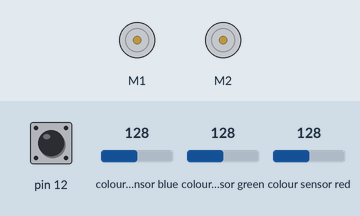
Simulated run of this sketch. Board: Arduino Mega 2560, built with avr-gcc and run on an emulated ATmega2560. Parts: 2 × DC motor (green arrow = forward, orange = backward, longer = faster). Inputs (shaded band) come from the test bench; at power-on: pin 12 HIGH, colour sensor blue 128, colour sensor green 128, colour sensor red 128.

Above: at 0.8 s.
0.9 s: pin 12 pulled LOW for 0.15 s
At 2.1 s:
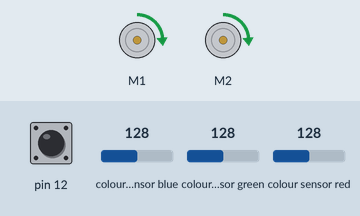
4.0 s: pin 12 pulled LOW for 1 s
At 5.7 s:
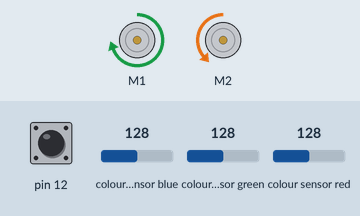
6.6 s: colour sensor blue set to 5
At 7.8 s:
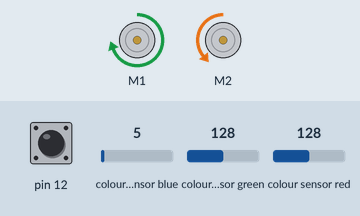
Timing chart, 0 to 9.6 s (numbered marks = the images above; inputs shaded):
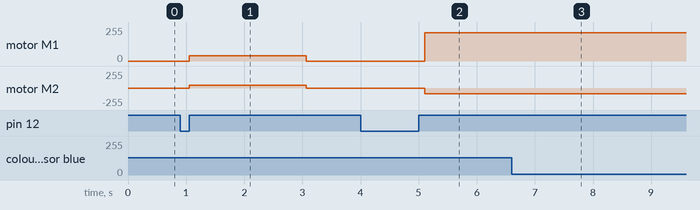

The sketch:

Integrate.ino
```cpp
#include <Wire.h>
#include <ZumoMotors.h>
#include <Pushbutton.h>

ZumoMotors motors;
Pushbutton button(ZUMO_BUTTON);

float red_G, green_G, blue_G; // カラーセンサで読み取ったRGB値（0-255）
int mode_G; // タスクのモードを表す状態変数
unsigned long timeInit_G, timeNow_G; //  スタート時間，経過時間
int motorR_G, motorL_G; // 左右のZumoのモータに与える回転力

void setup()
{
  Serial1.begin(9600);
  Wire.begin();

  button.waitForButton(); // Zumo buttonが押されるまで待機
  CalibrationColorSensor(); // カラーセンサーのキャリブレーション

  button.waitForButton(); // Zumo buttonが押されるまで待機
  timeInit_G = millis();
  mode_G = 0;
  motorR_G = 0;
  motorL_G = 0;
}

void loop()
{
  getRGB(red_G, green_G, blue_G); // カラーセンサでRGB値を取得(0-255)
  timeNow_G = millis() - timeInit_G; // 経過時間
  motors.setSpeeds(motorL_G, motorR_G); // 左右モーターへの回転力入力
  sendData(); // データ送信

  //linetrace_bang_bang(); // ライントレース（bang-bang制御）
   linetrace_P(); // ライントレース（P制御）
   task_A_simplified();
  // task_A(); // タスクA
  // task_B(); // タスクB
}

// 通信方式2
void sendData()
{
  static unsigned long timePrev = 0;
  static boolean flag_start = true; // 最初の通信かどうか
  int inByte;

  // if文の条件： 最初の通信である ||
  // 最後のデータ送信から500ms経過 ||
  // (データ送信要求が来ている && 最後のデータ送信から50ms経過)
  if (flag_start == true ||
      timeNow_G - timePrev > 500 ||
      (Serial1.available() > 0 && timeNow_G - timePrev > 50))
  {
    flag_start = false;
    while(Serial1.available() > 0)
    {
      // 送信要求が複数来ていた場合は全て読み込む
      inByte = Serial1.read();
    }

    Serial1.write('H');
    Serial1.write(mode_G);
    Serial1.write((int)red_G);
    Serial1.write((int)green_G );
    Serial1.write((int)blue_G);

    timePrev = timeNow_G;
  }
}
```

color.ino
```cpp
#include <Adafruit_TCS34725.h> // カラーセンサライブラリのヘッダーファイル
Adafruit_TCS34725 tcs = Adafruit_TCS34725(TCS34725_INTEGRATIONTIME_2_4MS, TCS34725_GAIN_60X);

unsigned int r_min, g_min, b_min; // このグローバル変数はこのファイル内のみで使用
unsigned int r_max, g_max, b_max;

void  CalibrationColorSensor()
{
  unsigned long timeInit;
  uint16_t r, g, b, clr;

  tcs.begin(); // カラーセンサーのsetup

  motors.setSpeeds(60, 60);

  r_min = 30000;
  g_min = 30000;
  b_min = 30000;
  r_max = 0;
  g_max = 0;
  b_max = 0;

  timeInit = millis();

  while (1)
  {
    tcs.getRawData(&r, &g, &b, &clr); // rowdataの取得

    if (r < r_min) r_min = r;
    if (g < g_min) g_min = g;
    if (b < b_min) b_min = b;
    if (r > r_max) r_max = r;
    if (g > g_max) g_max = g;
    if (b > b_max) b_max = b;

    if (millis() - timeInit > 2000)
      break;
  }

  motors.setSpeeds(0, 0);
}


void getRGB(float& r0, float& g0, float& b0)
{
  uint16_t r, g, b, clr;

  tcs.getRawData(&r, &g, &b, &clr); // rowdataの取得

  r0 = map(r, r_min, r_max, 0, 255);
  g0 = map(g, g_min, g_max, 0, 255);
  b0 = map(b, b_min, b_max, 0, 255);

  if (r0 < 0.0) r0 = 0.0;
  if (r0 > 255.0) r0 = 255.0;
  if (g0 < 0.0) g0 = 0.0;
  if (g0 > 255.0) g0 = 255.0;
  if (b0 < 0.0) b0 = 0.0;
  if (b0 > 255.0) b0 = 255.0;
}
```

linetrace.ino
```cpp
void linetrace_bang_bang()
{
  static float lightMin =37; // 各自で設定
  static float lightMax = 255; // 各自で設定 （わざとエラーが出るようにしてある）
  static float speed = 100; // パラメーター
  static float Kp = 2.0; // パラメーター
  float lightNow;
  float speedDiff;

  lightNow = (red_G + green_G + blue_G) / 3.0;
  if (lightNow < (lightMin + lightMax) / 2.0) // 右回転
    speedDiff = -Kp * speed;
  else // 左回転
    speedDiff = Kp * speed;

  motorL_G = speed - speedDiff;
  motorR_G = speed + speedDiff;
}


void linetrace_P()
{
  static float lightMin = 37;
  static float lightMax = 255;
  static float speed = 100;
  static float Kp = 1.75;

  float lightNow;
  float target;
  float speedDiff;

  // RGB値の平均
  lightNow = (red_G + green_G + blue_G) / 3.0;

  // 白と黒の中間値を目標値にする
  target = (lightMin + lightMax) / 2.0;

  // 目標値からのずれに比例して回転力を決める
  speedDiff = Kp * speed * (lightNow - target)
              / (lightMax - lightMin) * 2.0;

  // 左右モーターの速度を決定
  motorL_G = speed - speedDiff;
  motorR_G = speed + speedDiff;
}

void task_A_simplified()
{
   switch (mode_G)
  {
    case 0:
      mode_G = 1;
      break;

    case 1:
      // 青線に沿ってライントレース
      linetrace_P();
      // 赤線を検出
      if (identify_color(255, 37, 37))
      {
        mode_G = 2;
      }
      break;

    case 2:
      // 赤線上で停止

      motors.setSpeeds(0, 0);
      // 1秒間停止
      delay(1000);

      // 赤線から離れるためmode 3へ
      mode_G = 3;
      break;

    case 3:
      // 赤線の右縁に沿ってライントレース
      linetrace_P();

      // 青線を検出したら通常のライントレースへ
      if (identify_color(0, 0, 255))
      {
        mode_G = 1;
      }
      break;
  }
}

void task_A()
{
  static unsigned long startTime; // static変数，時間計測ははunsigned long
  // この変数は1秒停止の開始時間を覚えておくために使用

  switch (mode_G)
  {
    case 0:
      mode_G = 1;
      break;  // break文を忘れない（忘れるとその下も実行される）

    case 1:
      linetrace_P(); // ライントレース（各自で作成）
      if (identify_color( 255, 0, 0 ))
      {
        // 赤かどうか　（引数の値は各自で設定）
        mode_G = 2;
      }
      break;

  }
}

void task_B()
{
    // TODO (各自で作成)
}


int identify_color(int red, int green, int blue)
{
  float d2;
  float d2_max = 100; // パラメーター（適宜調整）

  d2 = pow(red - red_G, 2) +
       pow(green - green_G, 2) +
       pow(blue - blue_G, 2);

  if ( d2 < d2_max * d2_max )
    return 1;
  else
    return 0;
}

int maintainState(unsigned long period)
{
  static int flagStart = 0; // 0:待ち状態，1:現在計測中
  static unsigned long startTime = 0;

  if (flagStart == 0)
  {
    startTime = timeNow_G; // 計測を開始したtimeNow_Gの値を覚えておく
    flagStart = 1; // 現在計測中にしておく
  }

  if (timeNow_G - startTime > period)
  {
    // 計測開始からの経過時間が指定時間を越えた
    flagStart = 0; // 待ち状態に戻しておく
    startTime = 0; // なくても良いが，形式的に初期化
    return 1;
  }
  else
    return 0;
}
```

Measured:
- after the input at 0.9 s, motor M1, motor M2: stopped → forward 38/255 after 0.15 s, → stopped 2.0 s later
- after the input at 4.0 s, motor M1: stopped → forward 212/255 after 1.1 s; motor M2: stopped → backward 85/255 after 1.1 s
- after the input at 6.6 s, motor M2: backward 85/255 → backward 84/255 after 0.10 s
